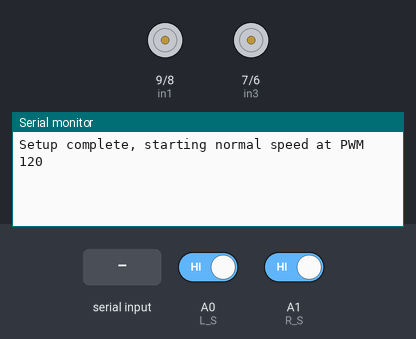
The sketch below on a simulated Arduino Uno, built with avr-gcc and run on an emulated ATmega328P. Shown: motor-driver pin pairs drawn as motors (green arrow = first pin HIGH = forward, orange = second pin HIGH = backward, longer = more drive, scaled by the enable pin), the last lines printed to the serial monitor. The inputs (shaded band) are chosen by the test bench; at power-on: A0 (L_S) HIGH, A1 (R_S) HIGH.

Above: at 1.2 s.
1.3 s: "L" received over Serial
At 1.8 s:
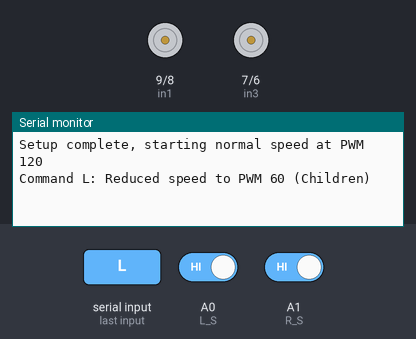
2.8 s: byte 67 ('C') received over Serial
At 4.0 s:
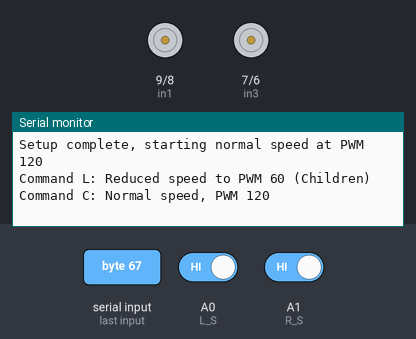
4.3 s: "I" received over Serial
At 5.2 s:
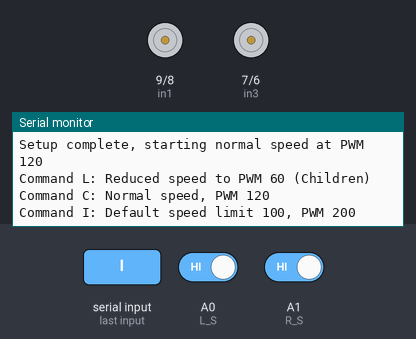

Measured:
- after the input at 1.3 s, the serial monitor: prints a new line at once (image 1)
- after the input at 2.8 s, the serial monitor: prints a new line at once (image 2)
- after the input at 4.3 s, the serial monitor: prints a new line at once (image 3)

The sketch:

Traffic_Sign_Recognition.ino
```cpp
#define enA 10    // Enable1 L298 Pin enA
#define in1 9     // Motor1 L298 Pin in1
#define in2 8     // Motor1 L298 Pin in2
#define in3 7     // Motor2 L298 Pin in3
#define in4 6     // Motor2 L298 Pin in4
#define enB 5     // Enable2 L298 Pin enB

#define L_S A0    // IR sensor Left
#define R_S A1    // IR sensor Right

void setup() {
  Serial.begin(115200);  // High baud rate for fast communication
  pinMode(R_S, INPUT);   // IR sensor Right as input
  pinMode(L_S, INPUT);   // IR sensor Left as input

  pinMode(enA, OUTPUT);  // L298 Pin enA as output
  pinMode(in1, OUTPUT);  // L298 Pin in1 as output
  pinMode(in2, OUTPUT);  // L298 Pin in2 as output
  pinMode(in3, OUTPUT);  // L298 Pin in3 as output
  pinMode(in4, OUTPUT);  // L298 Pin in4 as output
  pinMode(enB, OUTPUT);  // L298 Pin enB as output

  analogWrite(enA, 120); // Initial speed set to a realistic cruising value
  analogWrite(enB, 120);
  ahead();               // Start moving forward
  Serial.println("Setup complete, starting normal speed at PWM 120");
}

void loop() {
  // Check for serial commands first for priority
  if (Serial.available() > 0) {
    char command = Serial.read();
    switch (command) {
      case 'A':  // No passing or No entry
        stop();
        Serial.println("Command A: Stopped indefinitely");
        while (true); // Stop indefinitely
        break;
      case 'P':  // Stop
        stop();
        Serial.println("Command P: Stopped");
        break; // Python handles 5-second delay
      case 'L':  // Children crossing
        setSpeed(60);
        ahead();
        Serial.println("Command L: Reduced speed to PWM 60 (Children)");
        break;
      case 'D':  // Speed Limit 20 or 30
        if (Serial.available() > 0) {
          char subCommand = Serial.read();
          if (subCommand == '2') {
            setSpeed(70);  // Speed limit 20
            Serial.println("Command D2: Speed limit 20, PWM 70");
          } else {
            setSpeed(80);  // Speed limit 30
            Serial.println("Command D3: Speed limit 30, PWM 80");
          }
        } else {
          setSpeed(80); // Default to 30
          Serial.println("Command D: Default speed limit 30, PWM 80");
        }
        ahead();
        break;
      case 'I':  // Speed Limit 60, 70, 80, 100, 120
        if (Serial.available() > 0) {
          char speed = Serial.read();
          if (speed == '6') {
            setSpeed(120);     // Speed limit 60
            Serial.println("Command I6: Speed limit 60, PWM 120");
          } else if (speed == '7') {
            setSpeed(140);     // Speed limit 70
            Serial.println("Command I7: Speed limit 70, PWM 140");
          } else if (speed == '8') {
            setSpeed(160);     // Speed limit 80
            Serial.println("Command I8: Speed limit 80, PWM 160");
          } else if (speed == '1') {
            setSpeed(200);     // Speed limit 100
            Serial.println("Command I1: Speed limit 100, PWM 200");
          } else if (speed == '2') {
            setSpeed(255);     // Speed limit 120
            Serial.println("Command I2: Speed limit 120, PWM 255");
          } else {
            setSpeed(200);     // Default to 100
            Serial.println("Command I: Default speed limit 100, PWM 200");
          }
        } else {
          setSpeed(200); // Default to 100
          Serial.println("Command I: Default speed limit 100, PWM 200");
        }
        ahead();
        break;
      case 'C':  // Continue driving
        setSpeed(120); // Normal cruising speed
        ahead();
        Serial.println("Command C: Normal speed, PWM 120");
        break;
      default:
        Serial.println("Unknown command received");
        break;
    }
    // Clear buffer to prevent lag
    while (Serial.available() > 0) Serial.read();
  } else {
    // Line-following logic when no serial command
    int leftSensor = digitalRead(L_S);
    int rightSensor = digitalRead(R_S);

    if (leftSensor == LOW && rightSensor == LOW) {
      ahead();
    } else if (leftSensor == HIGH && rightSensor == LOW) {
      turnRightSlow();
    } else if (leftSensor == LOW && rightSensor == HIGH) {
      turnLeftSlow();
    } else {
      stop();
    }
  }
}

void ahead() {
  digitalWrite(in1, HIGH);  // Left Motor forward
  digitalWrite(in2, LOW);
  digitalWrite(in3, LOW);   // Right Motor forward
  digitalWrite(in4, HIGH);
}

void turnRightSlow() {
  digitalWrite(in1, HIGH);  // Left Motor forward
  digitalWrite(in2, LOW);
  digitalWrite(in3, LOW);   // Right Motor stop
  digitalWrite(in4, LOW);
}

void turnLeftSlow() {
  digitalWrite(in1, LOW);   // Left Motor stop
  digitalWrite(in2, LOW);
  digitalWrite(in3, LOW);   // Right Motor forward
  digitalWrite(in4, HIGH);
}

void stop() {
  digitalWrite(in1, LOW);
  digitalWrite(in2, LOW);
  digitalWrite(in3, LOW);
  digitalWrite(in4, LOW);
  analogWrite(enA, 0);
  analogWrite(enB, 0);
}

void setSpeed(int speed) {
  analogWrite(enA, speed);
  analogWrite(enB, speed);
}
```
